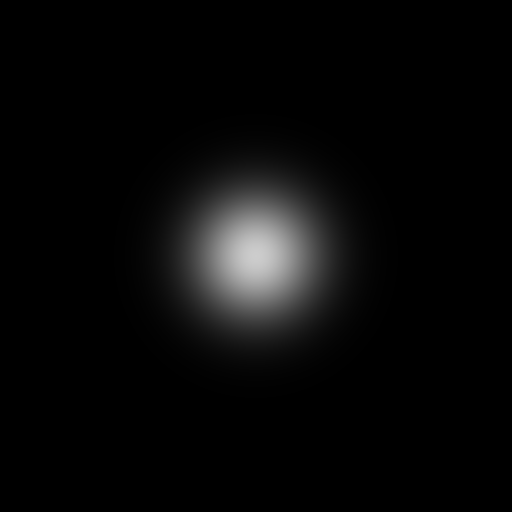
#> input picture input_images/foc lent ideale/z0.000_I.tif, 512 x 512 px, found by its file name
$ python 'leastsq fit 1 image v2.py'
#> lines starting #> are read from the running program, lines starting #| are printed output that depends on the picture; after the words box and inside, x2 and y2 are one past the last pixel; in counts of white or black regions, pixels touching at a corner belong together
import imageio.v3 as iio
import time as ti
import numpy as np
from scipy.optimize import leastsq
import matplotlib.pyplot as plt
from scipy.fft import fft2, ifft2, fftfreq

#%% input
# Function to remove the background of the image. Use the frame of the image.
def remove_bkg(im, rel_frame_width):
    """
    im : 2D np array with image data
    rel_frame_width : float [0, 1] is the fraction of the smaller
    image side used for defining the background level"""
#> called with rel_frame_width = 0.02
    if type(im) is not np.ndarray or rel_frame_width < 0 or rel_frame_width > 1:
        print('--> wrong usage of the function remove_bkg')
        return np.nan  # wrong usage of the function
    if im.dtype is not float:
        im = im.astype(float)
    ymax, xmax = im.shape
#> ymax = 512; xmax = 512
    small_side = min(ymax, xmax)
#> small_side = 512
    frame_width = int(np.round(small_side * rel_frame_width))
#> frame_width = 10
    yfrom = frame_width
#> yfrom = 10
    yto = ymax - frame_width
#> yto = 502
    xfrom = frame_width
#> xfrom = 10
    xto = xmax - frame_width
#> xto = 502
    ma = np.ones(im.shape, dtype=bool)
    ma[yfrom:yto, xfrom:xto] = np.zeros((yto - yfrom, xto - xfrom), dtype=bool)
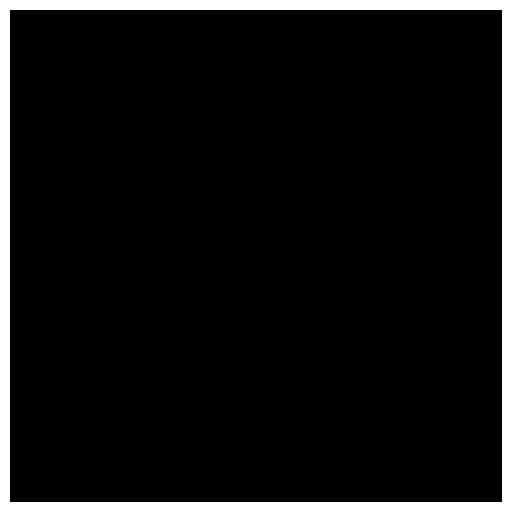
#> ma: shape (512, 512) bool; 7.7% white; 1 white region, box (x1, y1, x2, y2) and area: (0, 0, 512, 512) 20080
    backg = im[ma].mean()
#> backg = 52
    im = im - backg
    return im

# Fonction pour retrouver le barycentre de la photo
# Retourne (xc, yc)
def centroid_position(im):
    XX, YY = np.meshgrid(range(im.shape[1]), range(im.shape[0]))
    xc = int(np.round((XX * im).sum() / im.sum()))
#> xc = 256
    yc = int(np.round((YY * im).sum() / im.sum()))
#> yc = 256
    return [xc, yc]

# Focntion qui va servir pour la propagation du laser
# Retourne la fonction de transfert qu'on utilise pour la méthode de la transformer de Fourier
def aSCH(nux, nuy, z2, la):  # without Fresnel approximation
    return np.exp(2*np.pi*1j * np.sqrt(1/la**2 - nux**2 - nuy**2) * z2)

# Fonction de la propagation du laser
# retourne le signal après popagation au point(nuX, nuY)
def propag(u1, dz, nuX, nuY, la):
    ft_u1 = fft2(u1)  # puts zero first
    u2 = ifft2(ft_u1 * aSCH(nuX, nuY, dz, la))
    return u2

## importation des photos
file_name_1 = r"input_images\foc lent ideale\z0.000_I.tif"  # should contain info on z-position in meters
file_name_2 = r"input_images\foc lent ideale\z0.150_I.tif"  # should contain info on z-position in meters
file_name_3 = r"input_images\foc lent ideale\z0.310_I.tif"  # should contain info on z-position in meters
file_name_4 = r"input_images\foc lent ideale\z0.400_I.tif"  # should contain info on z-position in meters
file_name_0 = r"input_images\foc lent ideale\z0.000_phi.png"  # the known phase used at for the generation of the images

list_file = [file_name_1, file_name_2, file_name_3, file_name_4]
nb_im = len(list_file)

pisi = 11.71875e-6  # pixel size in meters
la = 1064e-9  # wavelength in meters

#%% Mise en place des variables
list_im = []
list_I = []
list_coord_c = []
list_z = []
list_dz = []
for i in range(nb_im):
    list_im += [iio.imread(list_file[i])]
    list_im[i] = remove_bkg(list_im[i], 0.02)
    if i==1: #image qu'on veut décaler
        #Création du décalage selon y sur l'image 2 centre_im < centre_xy
        #list_im[1] = np.vstack((list_im[1][150:], list_im[1][:150]))

        #Création du décalage selon y sur l'image 2 centre_im > centre_xy
        list_im[1] = np.vstack((list_im[1][-150:], list_im[1][:-150]))

        #Création du décalage selon x sur l'image 2 centre_im < centre_xy
        #list_im[1] = np.hstack((list_im[1][:,150:], list_im[1][:,:150]))

        #Création du décalage selon x sur l'image 2 centre_im < centre_xy
        list_im[1] = np.hstack((list_im[1][:,-150:], list_im[1][:,:-150]))
    list_I += [list_im[i] / list_im[i].sum()]
    list_coord_c += [centroid_position(list_im[i])]
#> list_coord_c = [[256, 256]]
    list_z += [list_file[i].split('.tif')[0]]
    list_z[i] = float(list_z[i][-7:-2])
    if i != 0:
        list_dz += [list_z[i] - list_z[0]]

#Affichage des infos importantes
for i in range(nb_im):
    print(f"im{i+1} energy = {list_I[i].sum()}")
    print(f"coordonnées centre im{i+1} xc = {list_coord_c[i][0]}, yc = {list_coord_c[i][1]}")
    print(f"z im{i+1} {list_z[i] = }")
    if i != 0:
        print(f"distance im1 et im{i+1} {list_dz[i-1] } m")
#> this loop made 4 passes

#taille en mètre des axes
y_extend = (list_I[0].shape[0]-1) * pisi
#> y_extend = 0.00599
x_extend = (list_I[0].shape[1]-1) * pisi
#> x_extend = 0.00599
#axes centrés en 0,0
y_pts = np.linspace(-y_extend/2, y_extend/2, num=list_I[0].shape[0])
#> y_pts = 512 values from -0.00299 to 0.00299
x_pts = np.linspace(-x_extend/2, x_extend/2, num=list_I[0].shape[1])
#> x_pts = 512 values from -0.00299 to 0.00299
#matrice des axes
X, Y = np.meshgrid(x_pts, y_pts)

#%%
#Recentrage des intensités (les images ont les modifient pas)
def recentrage(im, i) :
    if list_coord_c[i][0] != len(x_pts)//2 : #si l'image est décalé selon les x
        dist_centres = np.abs(list_coord_c[i][0] - len(x_pts)//2)
        if list_coord_c[i][0] < len(x_pts)//2 : # si centre_im < centre_xy
            im = np.hstack((im[:, -dist_centres:], im[:, :-dist_centres]))
            list_coord_c[i][0] = centroid_position(im)[0]
            list_I[i]=im
            return recentrage(im, i)
        if list_coord_c[i][0] > len(x_pts)//2 : # si centre_im < centre_xy
            im = np.hstack((im[:, dist_centres:], im[:, :dist_centres]))
            list_coord_c[i][0] = centroid_position(im)[0]
            list_I[i]=im
            return recentrage(im, i)

    if list_coord_c[i][1] != len(y_pts)//2 : #si l'image est décalé selon les y
        dist_centres = np.abs(list_coord_c[i][1] - len(y_pts)//2)
        if list_coord_c[i][1] < len(x_pts)//2 : #si centre_im < centre_xy
            im = np.vstack((im[-dist_centres:], im[:-dist_centres]))
            list_coord_c[i][1] = centroid_position(im)[1]
            list_I[i]=im
            return recentrage(im, i)
        if list_coord_c[i][1] > len(x_pts)//2 : #si centre_im > centre_xy
            im = np.vstack((im[dist_centres:], im[:dist_centres]))
            list_coord_c[i][1] = centroid_position(im)[1]
            list_I[i]=im
            return recentrage(im, i)
    if list_coord_c[i] == [len(x_pts)//2, len(y_pts)//2]:
        return True

for i in range(len(list_I)):
    while recentrage(list_I[i], i) != True:
        recentrage(list_I[i], i)

# %%Affiche image des intensités aux positions
fig, ax = plt.subplots(nrows=2, ncols=2, sharex=True, sharey=True,
                           figsize=(8, 3))
plt.suptitle("Input")
a_labels = np.array([-x_extend/2, x_extend/2, -y_extend/2, y_extend/2])
a_labels = list(a_labels * 1000)  # put axes labels in mm
ax[0][0].set_title(f'I1 at position z = {list_z[0]*1e3:.1f} mm')
ax[0][0].imshow(list_I[0], cmap='viridis', extent=a_labels)
ax[0][1].set_title(f'I2 at position z = {list_z[1]*1e3:.1f} mm')
ax[0][1].imshow(list_I[1], cmap='viridis', extent=a_labels)
ax[1][0].set_title(f'I3 at position z = {list_z[2]*1e3:.1f} mm')
ax[1][0].imshow(list_I[2], cmap='viridis', extent=a_labels)
ax[1][1].set_title(f'I4 at position z = {list_z[3]*1e3:.1f} mm')
ax[1][1].imshow(list_I[3], cmap='viridis', extent=a_labels)
fig.tight_layout()
for i in range(nb_im):
    print(f"I{i+1} = {list_I[i].max()}")


# %% Prépare la recherche de la phase à la lentille
## prepare starting field
phi1 = np.zeros(list_I[0].shape)
u1 = np.sqrt(list_I[0]) * np.exp(1j * phi1)

## Prepare propagation
nux = fftfreq(u1.shape[1], pisi)  # puts zero first
nuy = fftfreq(u1.shape[0], pisi)  # puts zero first
nuX, nuY = np.meshgrid(nux, nuy)


# %% Retrouve les paramètres de la phase à la lentille
## Define the functions for the fit
def phase_3p(p, XX, YY):
    """a centered parabola with rotational symmetry:
    p[0] + p[1] * er + p[2] * er**2"""
    center_x = (XX.max() - XX.min())/2 + XX.min()
    # print(f"{center_x = }")
    center_y = (YY.max() - YY.min())/2 + YY.min()
    # print(f"{center_y = }")
    er = np.sqrt( (XX - center_x)**2 + (YY - center_y)**2)
    ph = p[0] + p[1] * er + p[2] * er**2
    return ph

def phase_2p(p, XX, YY):
    """a centered parabola with rotational symmetry:
    p[0] * er + p[1] * er**2"""
    center_x = (XX.max() - XX.min())/2 + XX.min()
    # print(f"{center_x = }")
    center_y = (YY.max() - YY.min())/2 + YY.min()
    # print(f"{center_y = }")
    er = np.sqrt( (XX - center_x)**2 + (YY - center_y)**2)
    ph = p[0] * er + p[1] * er**2
    return ph

def phase_1p(p, XX, YY):
    """a centered parabola with rotational symmetry:
    p[0] * er**2"""
    center_x = (XX.max() - XX.min())/2 + XX.min()
    # print(f"{center_x = }")
    center_y = (YY.max() - YY.min())/2 + YY.min()
    # print(f"{center_y = }")
    er = np.sqrt( (XX - center_x)**2 + (YY - center_y)**2)
    ph = p[0] * er**2
    return ph

def phase_5p(p, XX, YY):
    """a centered parabola with rotational symmetry:
    p[0] + p[1] * er + p[2] * er**2  and
    p[3] = center_x and p[4] = center_y"""
    center_x = p[3]
    # print(f"{center_x = }")
    center_y = p[4]
    # print(f"{center_y = }")
    er = np.sqrt( (XX - center_x)**2 + (YY - center_y)**2)
    ph = p[0] + p[1] * er + p[2] * er**2
    return ph

mod_phase = phase_2p

# Change the fit models by changing phase to phase2 or phase3 and adapting the parameters in guess_vals
def residuals(pars, sqrtI1, X_mat, Y_mat, I2_measured, dz):  # one could also pass modelfct
    """The difference between simulated ans measured intensity"""
    u1_assumed = sqrtI1 * np.exp(1j * mod_phase(pars, X_mat, Y_mat))
    u2_simulated =propag(u1_assumed, dz, nuX, nuY, la)
    return (np.abs(u2_simulated)**2 - I2_measured).flatten()  # not sure if flatten is necessary

if mod_phase == phase_3p :
    guess_vals = [0, 0, 0]
elif mod_phase == phase_1p :
    guess_vals = [0]
elif mod_phase == phase_2p :
    guess_vals = [0, 0]
else :
    guess_vals = [500, 500, 500, 0.0005, -0.0005]


#fpars1:les paramètres, pcov:la covariance mais nous on s'en sert pas, errmsg2D: message d'erreur si on en a besoin, success2D:on sait qu'on a réussit en fonction de la valeur
list_fpars = []
for i in range(nb_im-1):
    fpars,_, infodict, errmsg2D, success2D = leastsq(residuals,
        guess_vals, args=(u1, X, Y, list_I[i+1], list_dz[i]), full_output=True,
        epsfcn=0.0001)
    if success2D not in [1, 2, 3, 4]:  # If success is equal to 1, 2, 3 or 4, the solution was found.
        print(errmsg2D)
    else:
        print(fpars)
        list_fpars += [fpars]
        print(f" Nombre d'itération : {infodict['nfev']}")


# %%Compare graphiquement la phase à la lentille
## compare result to input used for simulation of I2_image
phi1_im = iio.imread(file_name_0)
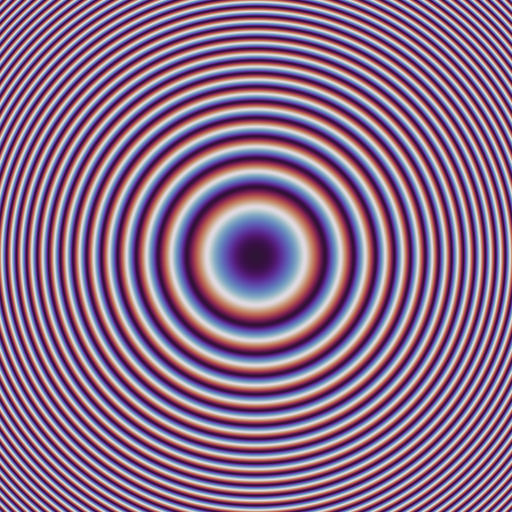
#> input picture input_images/foc lent ideale/z0.000_phi.png, 512 x 512 px, found by its file name
#> phi1_im is the input picture: shape (512, 512, 4); mean R, G, B, A 138, 106.4, 138.2, 255

fig, ax = plt.subplots(nrows=2, ncols=2, sharex=True, sharey=True,
                           figsize=(8, 3))
plt.suptitle(f"Comparison to ground truth at z = {list_z[0]*1e3:.1f} mm")
ax[0][0].set_title(f'ground truth of phase')
ax[0][0].imshow(phi1_im)


if mod_phase == phase_5p :
    ax[0][1].set_title(f'result of fit from im2')
    center_x_im2 = list_fpars[0][-2]
    center_y_im2 = list_fpars[0][-1]
    inter_x_im2 = np.absolute(X[0]-center_x_im2)
    inter_y_im2 = np.absolute(Y[:,0]-center_y_im2)
    pos_cent_x_im2 = int(inter_x_im2.argmin())
    pos_cent_y_im2 = int(inter_y_im2.argmin())

    mod_p_im2 = (mod_phase(list_fpars[0], X, Y) - mod_phase(list_fpars[0], X, Y)[pos_cent_x_im2][pos_cent_y_im2])
    """
    mod_p_im2 = (mod_phase(list_fpars[0], X, Y) -
            mod_phase(list_fpars[0], np.array([center_x_im2]), np.array([center_y_im2])))
    """
    phi_trouver_im2 = np.angle(np.exp(1j * mod_p_im2))
    cax = ax[0][1].imshow(phi_trouver_im2, cmap='twilight',
                    vmin=-np.pi, vmax=np.pi)
    fig.colorbar(cax, ax=ax[0][1])

    ax[1][0].set_title(f'result of fit from im3')
    center_x_im3 = list_fpars[1][-2]
    center_y_im3 = list_fpars[1][-1]
    inter_x_im3 = np.absolute(X[0]-center_x_im3)
    inter_y_im3 = np.absolute(Y[:,0]-center_y_im3)
    pos_cent_x_im3 = int(inter_x_im3.argmin())
    pos_cent_y_im3 = int(inter_y_im3.argmin())

    mod_p_im3 = (mod_phase(list_fpars[1], X, Y) - mod_phase(list_fpars[1], X, Y)[pos_cent_x_im3][pos_cent_y_im3])
    """
    mod_p_im3 = (mod_phase(list_fpars[1], X, Y) -
                 mod_phase(list_fpars[1], np.array([center_x_im3]), np.array([center_y_im3])))
    """
    phi_trouver_im3 = np.angle(np.exp(1j * mod_p_im3))
    cax = ax[1][0].imshow(phi_trouver_im3, cmap='twilight',
                    vmin=-np.pi, vmax=np.pi)
    fig.colorbar(cax, ax=ax[1][0])

    ax[1][1].set_title(f'result of fit from im4')
    center_x_im4 = list_fpars[2][-2]
    center_y_im4 = list_fpars[2][-1]
    inter_x_im4 = np.absolute(X[0]-center_x_im4)
    inter_y_im4 = np.absolute(Y[:,0]-center_y_im4)
    pos_cent_x_im4 = int(inter_x_im4.argmin())
    pos_cent_y_im4 = int(inter_y_im4.argmin())

    mod_p_im4 = (mod_phase(list_fpars[2], X, Y) - mod_phase(list_fpars[2], X, Y)[pos_cent_x_im4][pos_cent_y_im4])
    """
    mod_p_im4 = (mod_phase(list_fpars[2], X, Y) -
            mod_phase(list_fpars[2], np.array([center_x_im4]), np.array([center_y_im4])))
    """

    phi_trouver_im4 = np.angle(np.exp(1j * mod_p_im4))
    cax = ax[1][1].imshow(phi_trouver_im4, cmap='twilight',
                    vmin=-np.pi, vmax=np.pi)
    fig.colorbar(cax, ax=ax[1][1])
    fig.tight_layout()
else:
    pos_cent_x = int(X.shape[1]/2)
    pos_cent_y = int(X.shape[0]/2)

    ax[0][1].set_title(f'result of fit from im2')

    mod_p_im2 = (mod_phase(list_fpars[0], X, Y) -
            mod_phase(list_fpars[0], np.array([pos_cent_x]), np.array([pos_cent_y])))
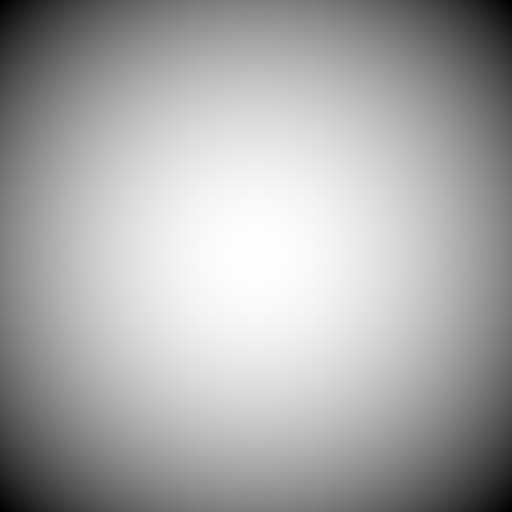
#> mod_p_im2: shape (512, 512) float64; min -170.6, max -0.000654, mean -57.09; drawn with min black and max white

    phi_trouver_im2 = np.angle(np.exp(1j * mod_p_im2))
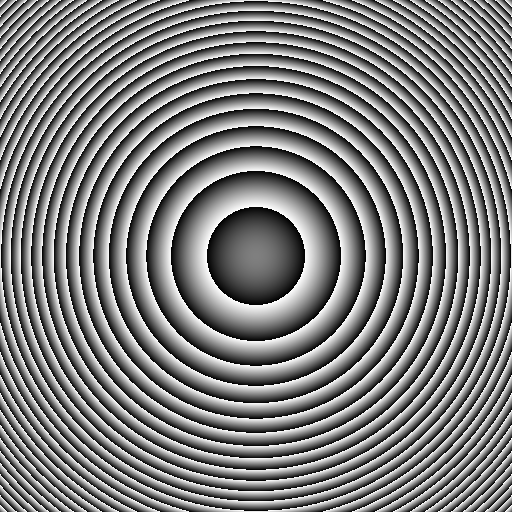
#> phi_trouver_im2: shape (512, 512) float64; min -3.14, max 3.14, mean -0.02; drawn with min black and max white
    cax = ax[0][1].imshow(phi_trouver_im2, cmap='twilight',
                    vmin=-np.pi, vmax=np.pi)
    fig.colorbar(cax, ax=ax[0][1])

    ax[1][0].set_title(f'result of fit from im3')

    mod_p_im3 = (mod_phase(list_fpars[1], X, Y) -
            mod_phase(list_fpars[1], np.array([pos_cent_x]), np.array([pos_cent_y])))

    phi_trouver_im3 = np.angle(np.exp(1j * mod_p_im3))
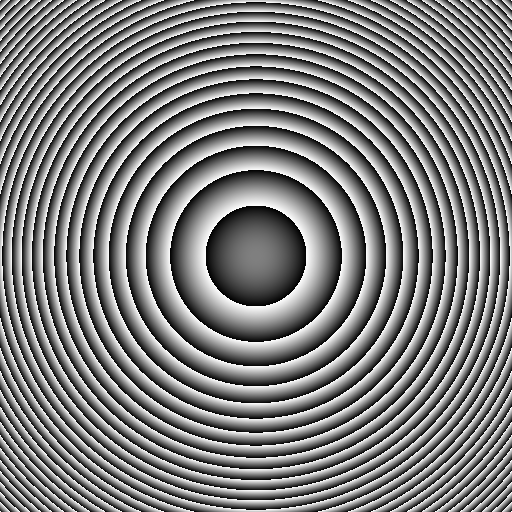
#> phi_trouver_im3: shape (512, 512) float64; min -3.14, max 3.14, mean -0.018; drawn with min black and max white
    cax = ax[1][0].imshow(phi_trouver_im3, cmap='twilight',
                    vmin=-np.pi, vmax=np.pi)
    fig.colorbar(cax, ax=ax[1][0])
    ax[1][1].set_title(f'result of fit from im4')

    mod_p_im4 = (mod_phase(list_fpars[2], X, Y) -
            mod_phase(list_fpars[2], np.array([pos_cent_x]), np.array([pos_cent_y])))

    phi_trouver_im4 = np.angle(np.exp(1j * mod_p_im4))
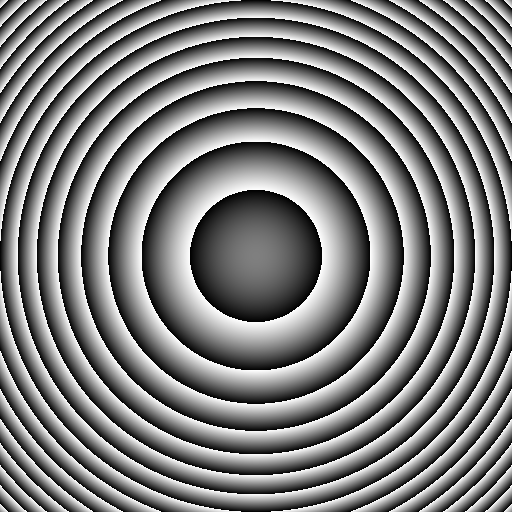
#> phi_trouver_im4: shape (512, 512) float64; min -3.14, max 3.14, mean -0.0329; drawn with min black and max white
    cax = ax[1][1].imshow(phi_trouver_im4, cmap='twilight',
                    vmin=-np.pi, vmax=np.pi)
    fig.colorbar(cax, ax=ax[1][1])
    fig.tight_layout()

# %%
# Que fais cette fonction ?
def phase_perfect(rlens):
    return 9524595.723956442 * rlens**2

#phase créer par la lentille d'après les données constructeur
phi_known = -np.angle(np.exp(1j * phase_perfect(np.sqrt(X**2 + Y**2)))) ############# why this sign correction?
#phase retrouver
list_phi_fitted = [phi_trouver_im2, phi_trouver_im3, phi_trouver_im4]


idx_small = 200
idx_large = 300


for i in range(nb_im-1):
    fig, ax = plt.subplots(nrows=1, ncols=2, figsize=(8, 3))
    if i == 0:
        text = 'before the focale point (150mm)'
    elif i == 1:
        text = 'at the focale point (310mm)'
    else:
        text = 'after the focale point (400mm)'
    plt.suptitle(f'Image used : at the lens and '+text)
    ax[0].set_title(f'The ground truth of phase')
    cax = ax[0].imshow(phi_known, cmap='twilight', vmin=-np.pi, vmax=np.pi)
    fig.colorbar(cax, ax=ax[0])
    ax[1].set_title(f'Phase recovered')
    cax = ax[1].imshow(list_phi_fitted[i],
                        cmap='twilight', vmin=-np.pi, vmax=np.pi)
    fig.colorbar(cax, ax=ax[1])
    fig.tight_layout()
fig.tight_layout()


# %% Afficher qi² cas à 2 paramètres
"""
Pour les 3 prends 1min30
"""
"""
x_qi = np.linspace(-3000,5000,20) #paramètres a dans : a*er + b*er**2
y_qi = np.linspace(-51*10**6, -3*10**6, 20) #paramètres b dans : a*er + b*er**2
X_qi, Y_qi = np.meshgrid(x_qi[i], y_qi[i])


for i in range(len(list_im)-1):
    start = ti.time()

    Qi_c = np.zeros((np.size(y_qi), np.size(x_qi)))
    for x in range(np.size(x_qi)):
        for y in range(np.size(y_qi)):
            Qi_c[y, x] = (residuals(np.array([x_qi[x], y_qi[y]]), u1, X, Y, list_I[i+1], list_dz[i])**2).sum()

    end = ti.time()
    print(end - start)
    if i == 0:
        inter_x_Qi = np.absolute(x_qi-(-1.29004621e-01))
        inter_y_Qi = np.absolute(y_qi-(-9.51415729e+06))
    elif i == 1:
        inter_x_Qi = np.absolute(x_qi-(4.45704394e+02))
        inter_y_Qi = np.absolute(y_qi-(-9.74506931e+06))
    else:
        inter_x_Qi = np.absolute(x_qi-(-1.86239937e+00))
        inter_y_Qi = np.absolute(y_qi-(-5.23847075e+06))
    pos_x_Qi = int(inter_x_Qi.argmin())
    pos_y_Qi = int(inter_y_Qi.argmin())
    Qi_c[pos_y_Qi, pos_x_Qi] = 0

    fig, ax = plt.subplots()
    img = ax.imshow(Qi_c, cmap='viridis', norm='log' ,extent=[x_qi[0], x_qi[-1], y_qi[0], y_qi[-1]], aspect='auto', origin='lower')
    fig.colorbar(img)

    plt.xlabel('linear coefficient:b (f(r)=b*r+c*r²)')
    plt.ylabel('quadratic coefficient:c (f(r)=b*r+c*r²)')
"""
plt.show()
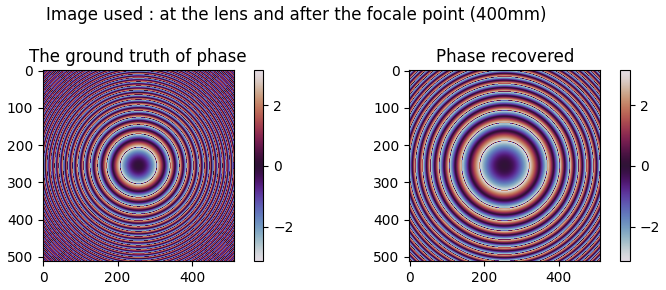
#> figure drawn by matplotlib, 4 panels
# %%
